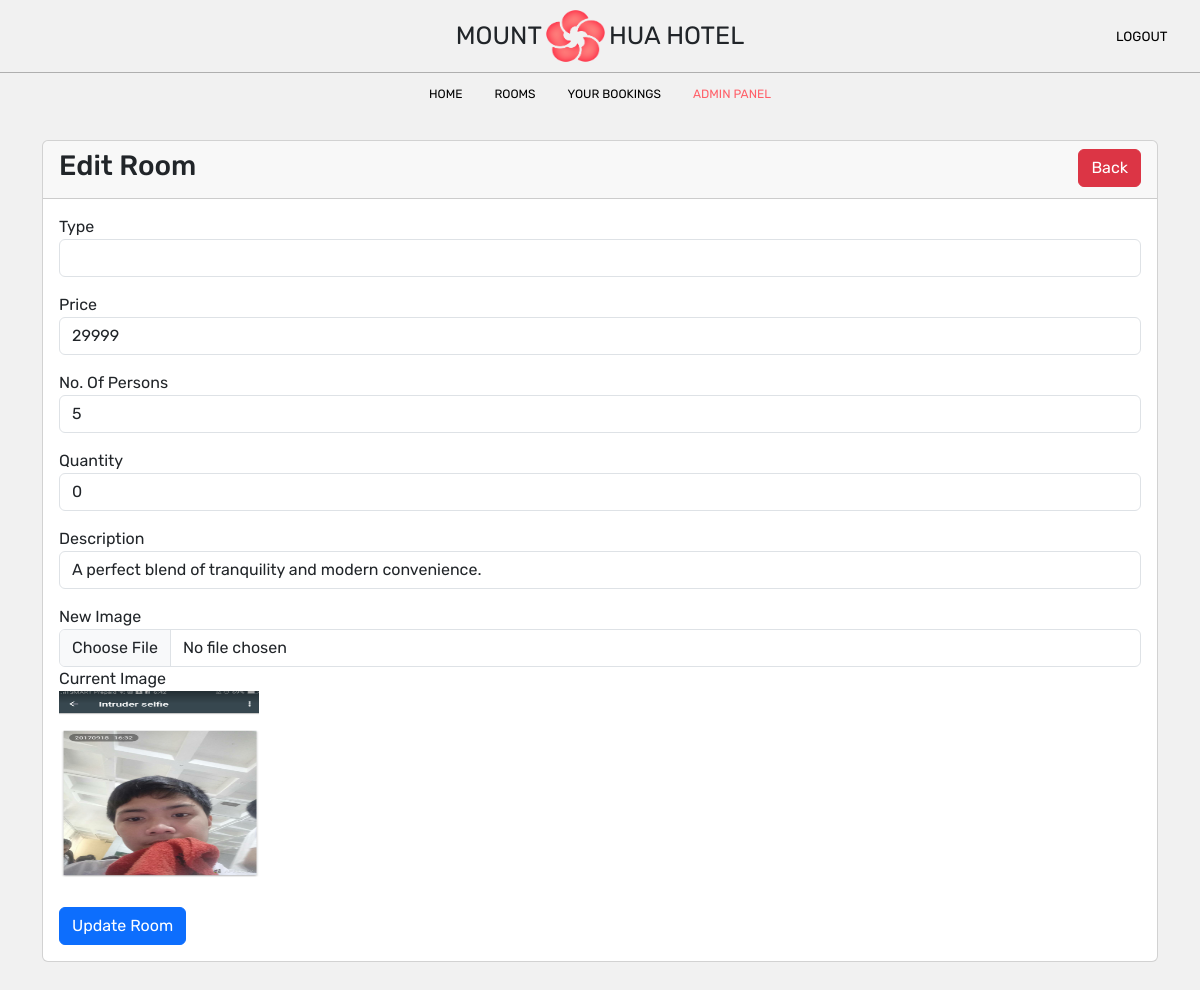
Screenshot of /website/admin/website/admin/admin_edit.php?room_id=87 with the database file from the repository.
### tables this page shows
CREATE TABLE `room` (
  `room_id` int(11) NOT NULL,
  `is_Available` varchar(10) NOT NULL,
  `type` varchar(255) NOT NULL,
  `price` int(11) NOT NULL,
  `persons` int(11) NOT NULL,
  `initialQuantity` int(11) NOT NULL,
  `quantity` int(11) NOT NULL,
  `description` text DEFAULT NULL,
  `image` varchar(255) NOT NULL,
  `users_id` int(11) DEFAULT NULL
);

### website/admin/website/admin/includes/dbh.inc.php (called while the page is built)
<?php
class Dbh
{
    private $dsn = "mysql:host=localhost;dbname=hoteldatabase";
    private $dbusername = "root";
    private $dbpassword = "";
    protected function connect()
    {
        try {
            $pdo = new PDO($this->dsn, $this->dbusername, $this->dbpassword);
            $pdo->setAttribute(PDO::ATTR_ERRMODE, PDO::ERRMODE_EXCEPTION);
            return $pdo;
        } catch (PDOException $e) {
            echo "Connection Failed: " . $e->getMessage();
        }
    }
}

### website/admin/website/admin/includes/admin_model.inc.php (called while the page is built, shortened)
<?php
require_once 'dbh.inc.php';
class admin_model extends Dbh
{
    public function get_room_id($room_id)
    {
        $query = "SELECT * FROM room WHERE room_id = :room_id LIMIT 1;";
        $stmt = $this->connect()->prepare($query);
        $stmt->bindParam(":room_id", $room_id);
        $stmt->execute();
        $result = $stmt->fetch(PDO::FETCH_ASSOC);
        return $result;
    }
}

### website/admin/website/admin/admin_edit.php (the view, shortened to what this page needs)
<?php
require_once '../admin/includes/dbh.inc.php';
require_once '../admin/includes/admin_model.inc.php';
require_once '../admin/includes/admin_view.inc.php';
if (isset($_GET['room_id'])) {
    $room_id = $_GET['room_id'];
    $admin_model = new admin_model();
    $result = $admin_model->get_room_id($room_id);
}
?>
<!DOCTYPE html>
<html lang="en">
<head>
    <link rel="stylesheet" href="	https://cdn.jsdelivr.net/npm/bootstrap@5.3.2/dist/css/bootstrap.min.css">
    <link rel="stylesheet" href="../homePage.css">
</head>
<body>
    <nav>
        <div class="parent_nav_top">
            <div class="logo">
                <h1 class="mount">MOUNT </h1>
                <img src="../picture/mounthua.webp" alt="Mount Hua Logo" class="mount_hua_logo">
                <h1 class="hua_hotel"> HUA HOTEL</h1>
            </div>
            <div class="side_nav">
                <form action="../includes/logout.inc.php" method="post">
                    <button class="logout">LOGOUT</button>
                </form>
            </div>
        </div>
        <div class="top_nav">
            <a href="./admin_home_page.php">HOME</a>
            <a href="./admin_room_page.php">ROOMS</a>
            <a href="./admin_bookings_page.php">YOUR BOOKINGS</a>
            <a href="./admin_adminPanel_page.php" class="active">ADMIN PANEL</a>
        </div>
    </nav>
    <div class="container">
        <div class="row">
            <div class="edit_container col-md-12 mt-4">
                <div class="card">
                    <div class="card-header">
                        <h3>Edit Room
                            <a href="../admin/admin_adminPanel_page.php" class="btn btn-danger float-end">Back</a>
                        </h3>
                    </div>
                    <div class="card-body">
                        <form action="../admin/includes/admin_edit.inc.php" method="POST"  enctype="multipart/form-data">
                            <div class="mb-3">
                                <label>Type</label>
                                <input type="text" name="type" value="<?= $result['type']; ?> " class="form-control" />
                            </div>
                            <div class="mb-3">
                                <label>Price</label>
                                <input type="text" name="price" value="<?= $result['price']; ?> " class="form-control" />
                            </div>
                            <div class="mb-3">
                                <label>No. Of Persons</label>
                                <input type="text" name="persons" value="<?= $result['persons']; ?> " class="form-control" />
                            </div>
                            <div class="mb-3">
                                <label>Quantity</label>
                                <input type="text" name="quantity" value="<?= $result['quantity']; ?> " class="form-control" />
                            </div>
                            <div class="mb-3">
                                <label>Description</label>
                                <input type="text" name="description" value="<?= $result['description']; ?> " class="form-control" />
                            </div>
                            <div class="mb-3">
                                <label>New Image</label>
                                <input type="file" name="image" class="form-control" />
                                <label>Current Image</label><br>
                                <img class="img_admin" src="../admin/includes/pictures/<?= $result['image']; ?>"><br>
                            </div>
                            <button type="submit" name="update_room_btn" class="btn btn-primary">Update Room</button>
                        </form>
                    </div>
                </div>
            </div>
        </div>
    </div>
</body>
</html>

### website/admin/website/homePage.css (style rules this page uses)
body { font-family: 'Rubik', sans-serif; margin: 0; background-color: #F1F1F1; }
.logo { display: flex; flex-direction: row; align-items: center; justify-content: center; height: 70.50px; width: 288.531px; }
img.mount_hua_logo { height: 56px; width: 67px; }
h1.mount { font-size: 25px; font-weight: normal; margin: 20.75px 0; }
h1.hua_hotel { font-size: 25px; font-weight: normal; margin: 20.75px 0; }
nav { position: sticky; top: 0; background-color: #F1F1F1; z-index: 1000; height: 115.5px; }
.top_nav { display: flex; justify-content: center; align-items: center; height: 42px; }
.top_nav a { float: left; text-align: center; padding: 14px 16px; text-decoration: none; color: black; font-size: 12px; }
.top_nav a.active { color: #FF5F68; }
.parent_nav_top { display: flex; flex-direction: row; justify-content: space-between; align-items: center; border-bottom: 1px solid #AFAFAF; height: 72.5px; }
button.logout { font-family: 'Rubik', sans-serif; background-color: #F1F1F1; border-style: none; font-size: 13.33px; }
.side_nav { width: 90px; }
.img_admin { width: 200px; height: 200px; object-fit: fit; }
.edit_container { padding-bottom: 50px; }

### rows the page displays
room: price "29999", persons "5", quantity "0", description "A perfect blend of tranquility and modern convenience.", image (picture)
